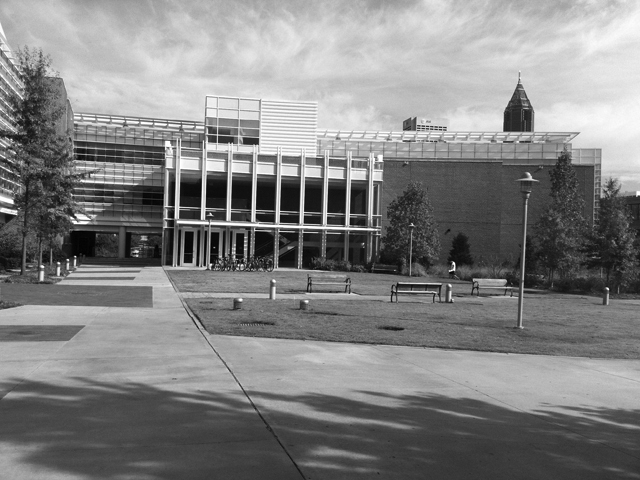
%> input picture PS4-1/simA.jpg, 640 x 480 px
$ octave ps4_1_1_code.m   (GNU Octave 9; MATLAB toolbox functions it lacks are replaced by stand-ins)
%> lines starting %> are read from the running program, lines starting %| are printed output that depends on the picture
%Cristina Chu

%PS4
%Part 1.1 Compute X and Y gradients

% Getting images
simA = im2double(imread('simA.jpg'));
%> simA: size 480x640 double; min 0, max 1, mean 0.512
transA = im2double(imread('transA.jpg'));
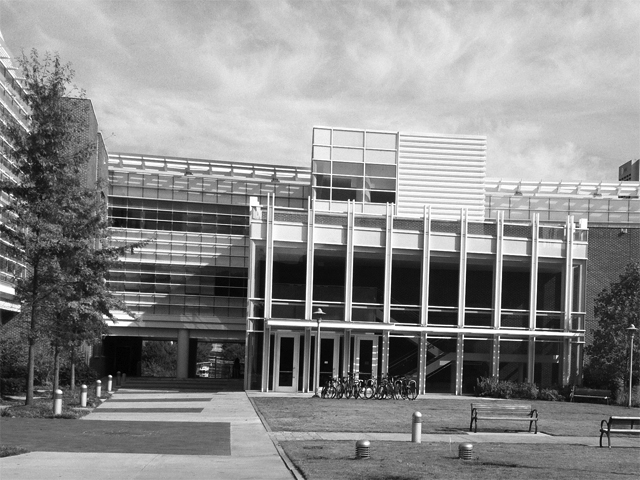
%> input picture PS4-1/transA.jpg, 640 x 480 px
%> transA: size 480x640 double; min 0, max 1, mean 0.545


% Filtering images - Gaussian
filter = fspecial('gaussian', [5,5], 0.5);
filterSimA = imfilter(simA, filter , 'replicate');
filterTransA = imfilter(transA, filter , 'replicate');

% Derivatives
dy = [-1, -1, -1; 0, 0, 0; 1, 1, 1];
dx = dy';

% Getting gradient pairs
simAx = conv2(filterSimA, dx, 'same');
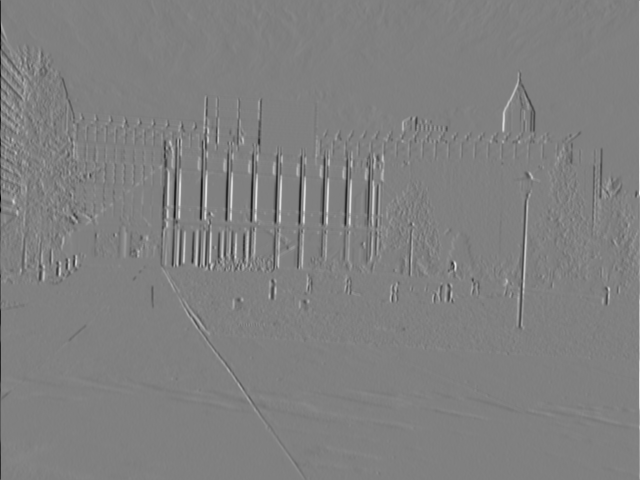
%> simAx: size 480x640 double; min -2.98, max 2.93, mean -0.00039; drawn with min black and max white
simAy = conv2(filterSimA, dy, 'same');
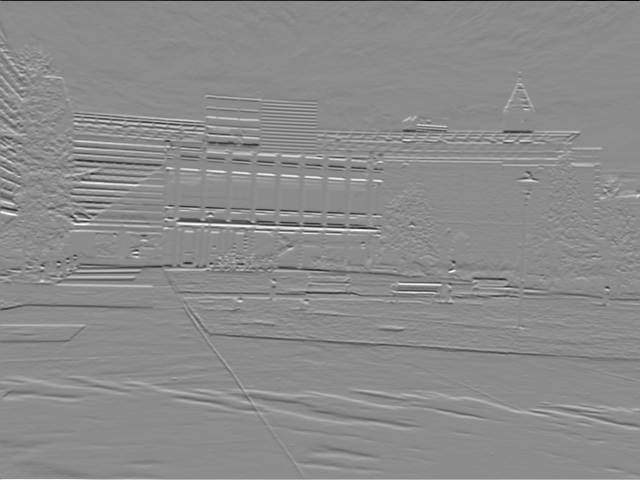
%> simAy: size 480x640 double; min -2.71, max 2.23, mean 0.00252; drawn with min black and max white

transAx = conv2(filterTransA, dx, 'same');
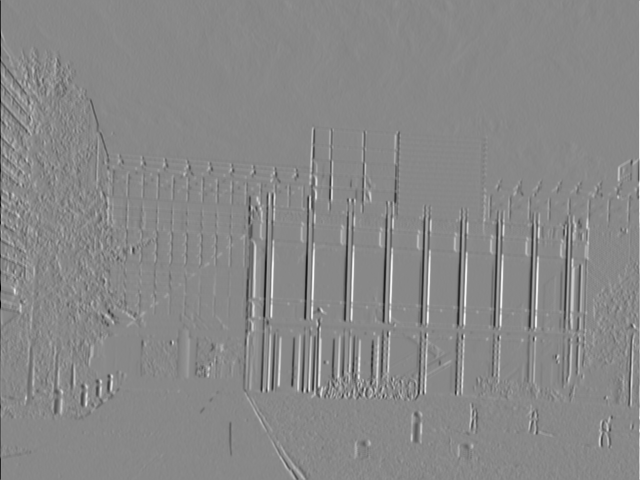
%> transAx: size 480x640 double; min -3, max 2.6, mean -0.000111; drawn with min black and max white
transAy = conv2(filterTransA, dy, 'same');
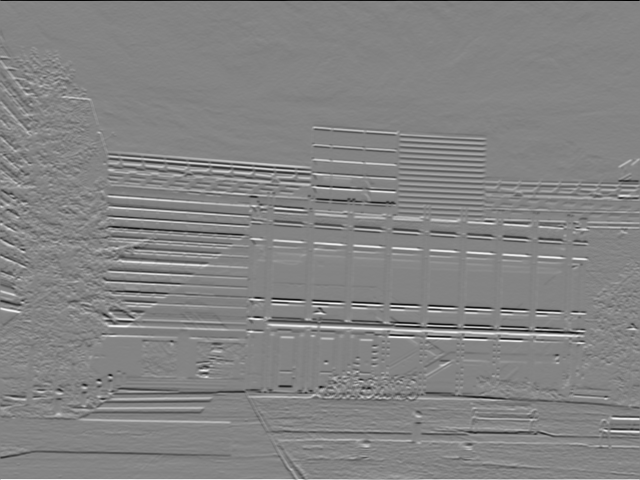
%> transAy: size 480x640 double; min -2.54, max 2.37, mean 0.00124; drawn with min black and max white


%Show images
imshow([simAx,simAy],[min(simAx(:)),max(simAx(:))]);
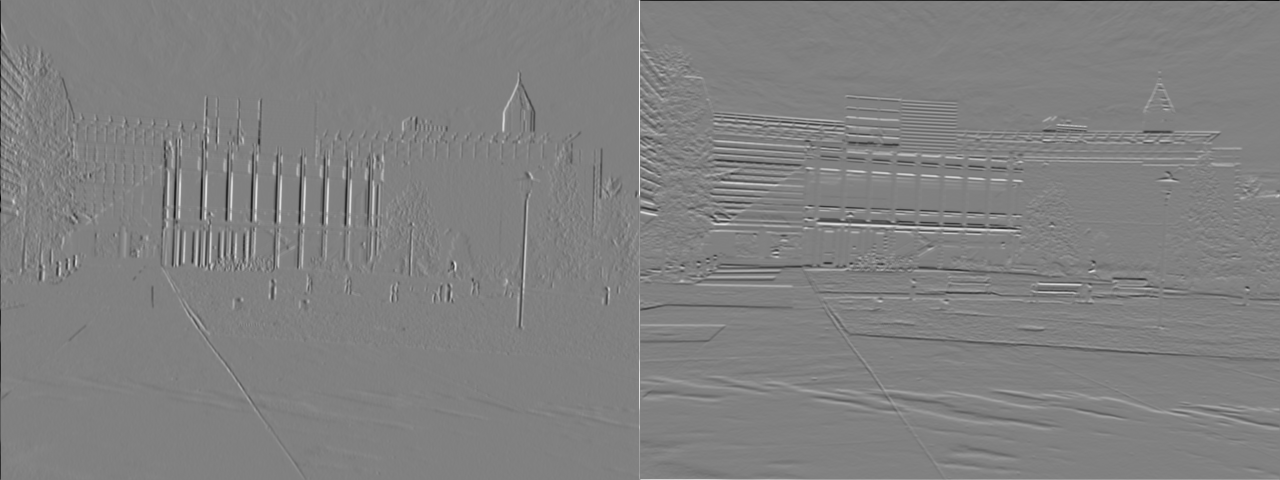
%> displayed picture: size 480x1280, on the screen's scale of 0 to 255; min 0, max 255, mean 128.5
figure(2);
imshow([transAx,transAy],[min(transAx(:)),max(transAx(:))]);
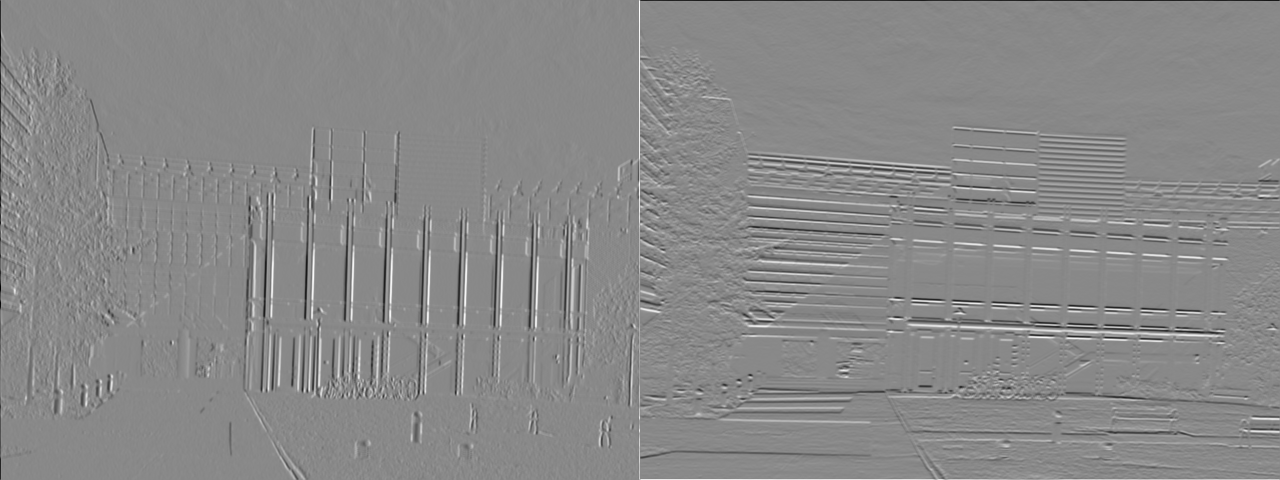
%> displayed picture: size 480x1280, on the screen's scale of 0 to 255; min 0, max 255, mean 136.5
